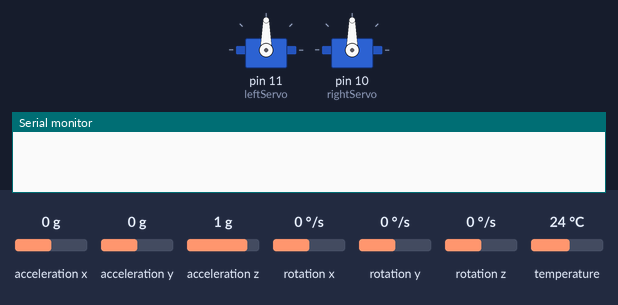
Simulated run of this program. Board: Arduino Nano, built with avr-gcc and run on an emulated ATmega328P. Shown: 2 × servo, the last lines printed to the serial monitor. The test bench sets the inputs (shaded band); at power-on: acceleration z 1 g, acceleration y 0 g, acceleration x 0 g, rotation x 0 °/s, rotation y 0 °/s, rotation z 0 °/s, temperature 24 °C.

Above: at 0.1 s.
At 6.2 s:
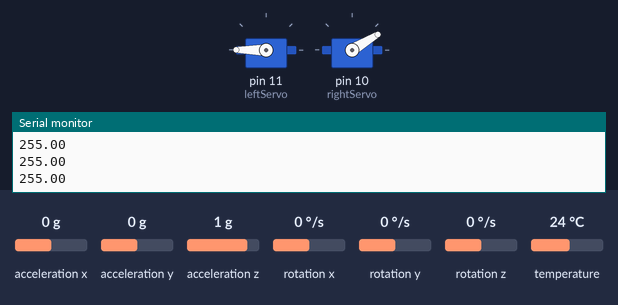
6.3 s: acceleration z set to 0.1 g
8.3 s: acceleration z set to -0.2 g
9.8 s: acceleration y set to 0.8 g
11.3 s: acceleration y set to -0.8 g
At 13.7 s:
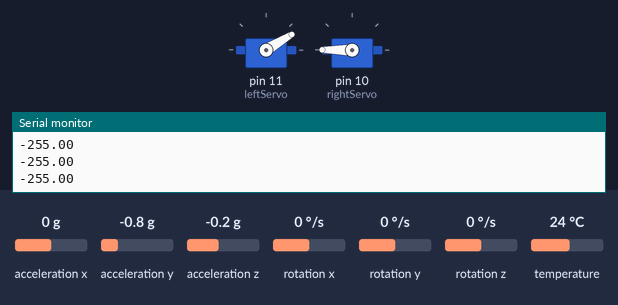
Timing chart, 0 to 14.8 s (numbered marks = the images above; inputs shaded):
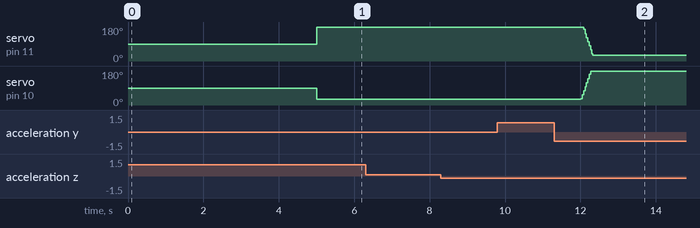

The program:

main.cpp
```cpp
//Installing necessary libraries
#include <Wire.h>
#include <Adafruit_MPU6050.h>
#include <Servo.h>


Adafruit_MPU6050 mpu;

//Defined Servo
Servo leftServo;
Servo rightServo;

//Varibles

double angleXP = 0.0;
double targetAngle = 78;
double Kp = 6.0;
double Ki = 0.2;  // Terme intégral
double Kd = 0.5;
double lastError = 0.0;
double totalError = 0.0;  // Erreur cumulée
double dt = 15.0;

int baseSpeed = 90;


void setup() {
  Serial.begin(9600);
  Wire.begin();
  mpu.begin();

  //setting the pinmodes
  leftServo.attach(11);
  rightServo.attach(10);

  //Init des servo
  leftServo.write(90);  // set servo to mid-point
  rightServo.write(90);  // set servo to mid-point

  delay(5000);
}

void loop() {
  // lecture des données brutes de la centrale inertielle
  sensors_event_t accel, gyro, temp;
  mpu.getEvent(&accel, &gyro, &temp);

  // conversion des données brutes en degrés d'inclinaison
  double angleX = atan2(-accel.acceleration.y, -accel.acceleration.z) * (180 / M_PI);


  int angleXP = -angleX;


  // Contrôle des servomoteurs pour maintenir l'équilibre
  double error = angleXP - targetAngle;
  totalError += error;  // Accumulation de l'erreur
  double pwm = Kp * error + Ki * totalError + Kd * (error - lastError) / dt;

  lastError = error;
  pwm = constrain(pwm, -255, 255);
  Serial.println(pwm);

  int leftSpeed = baseSpeed + pwm;
  int rightSpeed = baseSpeed - pwm;

  leftServo.write(map(leftSpeed, -255, 255, 0, 180));
  rightServo.write(map(rightSpeed, -255, 255, 0, 180));

  // Attente de la prochaine boucle

  delay(dt);
}
```

Measured:
- after the input at 11.3 s, servo on pin 11 (leftServo): 180° → 31° after 0.79 s; servo on pin 10 (rightServo): 31° → 180° after 0.71 s
